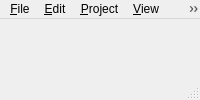
<?xml version="1.0" encoding="UTF-8"?>
<ui version="4.0">
 <class>MainWindow</class>
 <widget class="QMainWindow" name="MainWindow">
  <property name="windowTitle">
   <string>MainWindow</string>
  </property>
  <property name="dockOptions">
   <set>QMainWindow::AllowTabbedDocks|QMainWindow::AnimatedDocks</set>
  </property>
  <widget class="QWidget" name="centralWidget"/>
  <widget class="QMenuBar" name="menuBar">

   <widget class="QMenu" name="menu_File">
    <property name="title">
     <string>&amp;File</string>
    </property>
    <widget class="QMenu" name="menu_FileRecent">
     <property name="title">
      <string>Open &amp;Recent File</string>
     </property>
     <addaction name="action_File0"/>
     <addaction name="action_File1"/>
     <addaction name="action_File2"/>
     <addaction name="action_File3"/>
     <addaction name="action_File4"/>
     <addaction name="action_File5"/>
     <addaction name="action_File6"/>
     <addaction name="action_File7"/>
    </widget>
    <widget class="QMenu" name="menu_FileRecentProject">
     <property name="title">
      <string>Open Recent &amp;Project</string>
     </property>
     <addaction name="action_FileProject0"/>
     <addaction name="action_FileProject1"/>
     <addaction name="action_FileProject2"/>
     <addaction name="action_FileProject3"/>
     <addaction name="action_FileProject4"/>
     <addaction name="action_FileProject5"/>
     <addaction name="action_FileProject6"/>
     <addaction name="action_FileProject7"/>
    </widget>
    <addaction name="action_FileProjectNew"/>
    <addaction name="separator"/>
    <addaction name="action_FileProjectOpen"/>
    <addaction name="action_FileOpen"/>
    <addaction name="separator"/>
    <addaction name="menu_FileRecentProject"/>
    <addaction name="menu_FileRecent"/>
    <addaction name="separator"/>
    <addaction name="action_FileSave"/>
    <addaction name="action_FileSaveAs"/>
    <addaction name="separator"/>
    <addaction name="action_FileExamplesProject"/>
    <addaction name="separator"/>
    <addaction name="action_FileClose"/>
    <addaction name="action_FileProjectClose"/>
   </widget>

   <widget class="QMenu" name="menu_Edit">
    <property name="title">
     <string>&amp;Edit</string>
    </property>
    <addaction name="action_EditUndo"/>
    <addaction name="action_EditRedo"/>
    <addaction name="separator"/>
    <addaction name="action_EditCut"/>
    <addaction name="action_EditCopy"/>
    <addaction name="action_EditPaste"/>
   </widget>


   <widget class="QMenu" name="menu_Project">
    <property name="title">
     <string>&amp;Project</string>
    </property>
    <addaction name="action_ProjectPackMAR"/>
   </widget>


   <widget class="QMenu" name="menu_View">
    <property name="title">
     <string>&amp;View</string>
    </property>
    <addaction name="action_ViewZoomIn"/>
    <addaction name="action_ViewZoomOut"/>
   </widget>

   <widget class="QMenu" name="menu_Window">
    <property name="title">
     <string>&amp;Window</string>
    </property>
    <addaction name="action_WindowPreview"/>
    <addaction name="action_WindowOutput"/>
    <addaction name="separator"/>
    <addaction name="action_WindowP0"/>
    <addaction name="action_WindowP1"/>
    <addaction name="separator"/>
    <addaction name="action_WindowStatus"/>
    <addaction name="separator"/>
    <addaction name="action_WindowInitialize"/>
   </widget>

   <widget class="QMenu" name="menu_Help">
    <property name="title">
     <string>&amp;Help</string>
    </property>
    <widget class="QMenu" name="menu_HelpLanguage">
     <property name="title">
      <string>&amp;Language</string>
     </property>
     <addaction name="action_HelpAuto"/>
     <addaction name="separator"/>
     <addaction name="action_HelpEnglish"/>
     <addaction name="action_HelpJapanese"/>
     <addaction name="action_HelpChineseSimp"/>
     <addaction name="action_HelpChineseTrad"/>
     <addaction name="action_HelpKorean"/>
     <addaction name="action_HelpPortugues"/>
     <addaction name="action_HelpSpanish"/>
     <addaction name="action_HelpGerman"/>
     <addaction name="action_HelpFrench"/>
     <addaction name="action_HelpRussian"/>
     <addaction name="action_HelpHindi"/>
     <addaction name="action_HelpBengali"/>
     <addaction name="action_HelpPolish"/>
    </widget>
    <addaction name="action_HelpOfficial"/>
    <addaction name="separator"/>
    <addaction name="action_HelpAbout"/>
    <addaction name="action_HelpQt"/>
    <addaction name="separator"/>
    <addaction name="menu_HelpLanguage"/>
    <addaction name="separator"/>
    <addaction name="action_HelpConfig"/>
   </widget>

   <addaction name="menu_File"/>
   <addaction name="menu_Edit"/>
   <addaction name="menu_Project"/>
   <addaction name="menu_View"/>
   <addaction name="menu_Window"/>
   <addaction name="menu_Help"/>
  </widget>

  <widget class="QStatusBar" name="statusBar"/>

  <action name="action_FileProjectNew">
   <property name="text">
    <string>&amp;New Project...</string>
   </property>
  </action>
  <action name="action_FileProjectOpen">
   <property name="text">
    <string>&amp;Open Project...</string>
   </property>
  </action>
  <action name="action_FileOpen">
   <property name="text">
    <string>Open MFG File...</string>
   </property>
  </action>
  <action name="action_FileSave">
   <property name="text">
    <string>Save MFG File</string>
   </property>
  </action>
  <action name="action_FileSaveAs">
   <property name="text">
    <string>Save MFG File As...</string>
   </property>
  </action>
  <action name="action_FileExamplesProject">
   <property name="text">
    <string>Open Examples Project</string>
   </property>
  </action>
  <action name="action_FileClose">
   <property name="text">
    <string>&amp;Close File</string>
   </property>
  </action>
  <action name="action_FileProjectClose">
   <property name="text">
    <string>Close Project</string>
   </property>
  </action>

  <action name="action_File0">
   <property name="text">
    <string>File0</string>
   </property>
  </action>
  <action name="action_File1">
   <property name="text">
    <string>File1</string>
   </property>
  </action>
  <action name="action_File2">
   <property name="text">
    <string>File2</string>
   </property>
  </action>
  <action name="action_File3">
   <property name="text">
    <string>File3</string>
   </property>
  </action>
  <action name="action_File4">
   <property name="text">
    <string>File4</string>
   </property>
  </action>
  <action name="action_File5">
   <property name="text">
    <string>File5</string>
   </property>
  </action>
  <action name="action_File6">
   <property name="text">
    <string>File6</string>
   </property>
  </action>
  <action name="action_File7">
   <property name="text">
    <string>File7</string>
   </property>
  </action>

  <action name="action_FileProject0">
   <property name="text">
    <string>Project0</string>
   </property>
  </action>
  <action name="action_FileProject1">
   <property name="text">
    <string>Project1</string>
   </property>
  </action>
  <action name="action_FileProject2">
   <property name="text">
    <string>Project2</string>
   </property>
  </action>
  <action name="action_FileProject3">
   <property name="text">
    <string>Project3</string>
   </property>
  </action>
  <action name="action_FileProject4">
   <property name="text">
    <string>Project4</string>
   </property>
  </action>
  <action name="action_FileProject5">
   <property name="text">
    <string>Project5</string>
   </property>
  </action>
  <action name="action_FileProject6">
   <property name="text">
    <string>Project6</string>
   </property>
  </action>
  <action name="action_FileProject7">
   <property name="text">
    <string>Project7</string>
   </property>
  </action>

  <action name="action_EditUndo">
   <property name="text">
    <string>&amp;Undo</string>
   </property>
  </action>
  <action name="action_EditRedo">
   <property name="text">
    <string>&amp;Redo</string>
   </property>
  </action>
  <action name="action_EditCut">
   <property name="text">
    <string>Cu&amp;t</string>
   </property>
  </action>
  <action name="action_EditCopy">
   <property name="text">
    <string>&amp;Copy</string>
   </property>
  </action>
  <action name="action_EditPaste">
   <property name="text">
    <string>&amp;Paste</string>
   </property>
  </action>

  <action name="action_ProjectPackMAR">
   <property name="text">
    <string>Pack to mar...</string>
   </property>
  </action>
  <action name="action_ProjectDevMARList">
   <property name="text">
    <string>MARList...</string>
   </property>
  </action>

  <action name="action_ViewZoomIn">
   <property name="text">
    <string>Zoom &amp;In</string>
   </property>
  </action>
  <action name="action_ViewZoomOut">
   <property name="text">
    <string>Zoom &amp;Out</string>
   </property>
  </action>
  <action name="action_ViewZoomAdjust">
   <property name="text">
    <string>Fit to &amp;Window Size</string>
   </property>
  </action>
  <action name="action_ViewZoom100">
   <property name="text">
    <string>100%</string>
   </property>
  </action>
  <action name="action_ViewZoom200">
   <property name="text">
    <string>200%</string>
   </property>
  </action>

  <action name="action_WindowPreview">
   <property name="checkable">
    <bool>true</bool>
   </property>
   <property name="text">
    <string>Preview</string>
   </property>
  </action>
  <action name="action_WindowOutput">
   <property name="checkable">
    <bool>true</bool>
   </property>
   <property name="text">
    <string>Output</string>
   </property>
  </action>
  <action name="action_WindowP0">
   <property name="checkable">
    <bool>true</bool>
   </property>
   <property name="text">
    <string>P0</string>
   </property>
  </action>
  <action name="action_WindowP1">
   <property name="checkable">
    <bool>true</bool>
   </property>
   <property name="text">
    <string>P1</string>
   </property>
  </action>
  <action name="action_WindowStatus">
   <property name="checkable">
    <bool>true</bool>
   </property>
   <property name="text">
    <string>Status Bar</string>
   </property>
  </action>
  <action name="action_WindowInitialize">
   <property name="text">
    <string>&amp;Initialize...</string>
   </property>
  </action>
  <action name="action_WindowShowHide">
   <property name="text">
    <string>&amp;Show/Hide</string>
   </property>
  </action>

  <action name="action_HelpOfficial">
   <property name="text">
    <string>&amp;Official Website...</string>
   </property>
  </action>
  <action name="action_HelpAbout">
   <property name="text">
    <string>&amp;About...</string>
   </property>
  </action>
  <action name="action_HelpQt">
   <property name="text">
    <string>About &amp;Qt...</string>
   </property>
  </action>
  <action name="action_HelpConfig">
   <property name="text">
    <string>&amp;Open Config Folder...</string>
   </property>
  </action>
  <action name="action_HelpAuto">
   <property name="checkable">
    <bool>true</bool>
   </property>
   <property name="text">
    <string>Auto</string>
   </property>
  </action>
  <action name="action_HelpEnglish">
   <property name="checkable">
    <bool>true</bool>
   </property>
   <property name="text">
    <string>&amp;English</string>
   </property>
  </action>
  <action name="action_HelpJapanese">
   <property name="checkable">
    <bool>true</bool>
   </property>
   <property name="text">
    <string>Japanese</string>
   </property>
  </action>
  <action name="action_HelpChineseSimp">
   <property name="checkable">
    <bool>true</bool>
   </property>
   <property name="text">
    <string>Chinese (Simplified)</string>
   </property>
  </action>
  <action name="action_HelpChineseTrad">
   <property name="checkable">
    <bool>true</bool>
   </property>
   <property name="text">
    <string>Chinese (Traditional)</string>
   </property>
  </action>
  <action name="action_HelpKorean">
   <property name="checkable">
    <bool>true</bool>
   </property>
   <property name="text">
    <string>Korean</string>
   </property>
  </action>
  <action name="action_HelpPortugues">
   <property name="checkable">
    <bool>true</bool>
   </property>
   <property name="text">
    <string>Portugues</string>
   </property>
  </action>
  <action name="action_HelpSpanish">
   <property name="checkable">
    <bool>true</bool>
   </property>
   <property name="text">
    <string>Spanish</string>
   </property>
  </action>
  <action name="action_HelpGerman">
   <property name="checkable">
    <bool>true</bool>
   </property>
   <property name="text">
    <string>German</string>
   </property>
  </action>
  <action name="action_HelpFrench">
   <property name="checkable">
    <bool>true</bool>
   </property>
   <property name="text">
    <string>French</string>
   </property>
  </action>
  <action name="action_HelpRussian">
   <property name="checkable">
    <bool>true</bool>
   </property>
   <property name="text">
    <string>Russian</string>
   </property>
  </action>
  <action name="action_HelpHindi">
   <property name="checkable">
    <bool>true</bool>
   </property>
   <property name="text">
    <string>Hindi</string>
   </property>
  </action>
  <action name="action_HelpBengali">
   <property name="checkable">
    <bool>true</bool>
   </property>
   <property name="text">
    <string>Bengali</string>
   </property>
  </action>
  <action name="action_HelpPolish">
   <property name="checkable">
    <bool>true</bool>
   </property>
   <property name="text">
    <string>Polish</string>
   </property>
  </action>
 </widget>
 <layoutdefault spacing="6" margin="11"/>
 <resources/>
 <connections/>
</ui>
